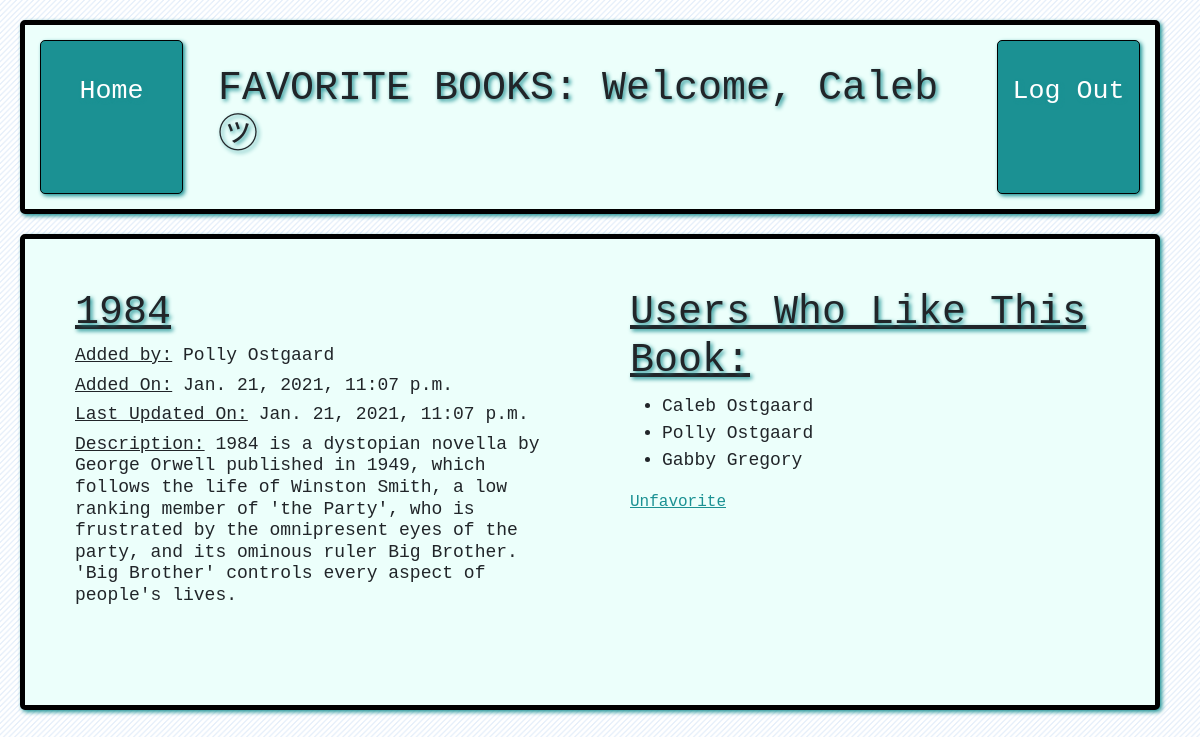
/books/4 (signed in), run on the app's committed database.
### main_app/models.py (models this page shows)
class User(models.Model):
    first_name = models.CharField(max_length=255)
    last_name = models.CharField(max_length=255)
    email = models.EmailField(max_length=255)
    password = models.CharField(max_length=255)
    created_at = models.DateTimeField(auto_now_add=True)
    updated_at = models.DateTimeField(auto_now=True)
    objects = UserManager()

class Book(models.Model):
    title = models.CharField(max_length=255)
    desc = models.TextField()
    uploaded_by = models.ForeignKey(User, related_name="books_uploaded", on_delete = models.CASCADE)
    users_who_like = models.ManyToManyField(User, related_name="liked_books")
    created_at = models.DateTimeField(auto_now_add=True)
    updated_at = models.DateTimeField(auto_now=True)
    objects = BookManager()

### main_app/views.py (the view)
# urls.py: path('books/<int:num>', views.view_book),
def view_book(request, num):
    this_book = Book.objects.get(id=num)
    user_id = int(request.session['user_id'])
    context = {
            "specified_user" : User.objects.get(id=user_id),
            "this_book": Book.objects.get(id=num),
            "all_the_users_who_liked": this_book.users_who_like.all(),
        }
    return render(request, "book_info.html", context)

### main_app/templates/book_info.html (shortened to what this page needs)
<!DOCTYPE html>
<html lang="en">
<head>
    <link href="https://cdn.jsdelivr.net/npm/bootstrap@5.0.0-beta1/dist/css/bootstrap.min.css" rel="stylesheet">
    {% load static %}
    <link rel="stylesheet" href="{% static 'css/book_info.css' %}">
</head>
<body>
    <div class="mycontainer">
        <a id="subhead" href="/books">Home</a>
        <div id="mainhead">
            <h1>FAVORITE BOOKS: Welcome, {{specified_user.first_name}} ㋡</h1>
        </div>
        <a id="subhead" href="/log_out">Log Out</a>
    </div>
    <div class="nextcontainer">
        <div id="mainbox">
            <div class="book_modules">
                {% if specified_user != this_book.uploaded_by %}
                <h1>{{this_book.title}}</h1>
                <h5><span class="underline">Added by:</span> {{this_book.uploaded_by.first_name}} {{this_book.uploaded_by.last_name}}</h5>
                <h5><span class="underline">Added On:</span> {{this_book.created_at}}</h5>
                <h5><span class="underline">Last Updated On:</span> {{this_book.updated_at}}</h5>
                <h5><span class="underline">Description:</span> {{this_book.desc}}</h5>
                {% endif %}
            </div>
            <div class="book_modules">
                <h1>Users Who Like This Book:</h1>
                <ul>
                    {% for user in all_the_users_who_liked %}
                    <li>{{user.first_name}} {{user.last_name}}</li>
                    {% endfor %}
                </ul>
                {% if specified_user in this_book.users_who_like.all %}
                <a href="/remove_from_favorites/{{this_book.id}}">Unfavorite</a>
                {% endif %}
            </div>
        </div>
    </div>
</body>
</html>

### main_app/static/css/book_info.css (style rules this page uses)
body { background-image: linear-gradient(135deg, #ffffff 37.50%, #e6effa 37.50%, #e6effa 50%, #ffffff 50%, #ffffff 87.50%, #e6effa 87.50%, #e6effa 100%); background-size: 5.66px 5.66px; font-family: 'Comic Sans MS', Courier, monospace; }
.mycontainer { text-shadow: 2px 2px 4px rgb(27, 145, 147); padding: 10px; width: 95%; background-color: rgb(236, 255, 251); border: black solid 5px; box-shadow: 2px 2px 4px rgb(27, 145, 147); border-radius: 5px; display: flex; margin: 20px; }
#mainhead { text-shadow: 2px 2px 4px rgb(27, 145, 147); padding: 10px; width: 80%; margin: 20px; display: flex; }
#subhead { text-shadow: 2px 2px 4px rgb(27, 145, 147); padding-top: 30px; width: 15%; box-shadow: 2px 2px 4px rgb(27, 145, 147); margin: 5px; text-align: center; background-color: rgb(27, 145, 147); color: white; box-shadow: 2px 2px 4px rgb(27, 145, 147); border-radius: 5px; border: black solid 1px; text-decoration: none; font-size: 20pt; }
.nextcontainer { padding: 10px; width: 95%; background-color: rgb(236, 255, 251); border: black solid 5px; box-shadow: 2px 2px 4px rgb(27, 145, 147); border-radius: 5px; margin: 20px; padding-bottom: 50px; }
.nextcontainer h5, li { font-size: 18px; }
.nextcontainer h1 { font-size: 40px; text-shadow: 2px 2px 4px rgb(27, 145, 147); text-decoration: underline; }
#mainbox { display: flex; }
a { color: rgb(27, 145, 147); }
.underline { text-decoration: underline; }
.book_modules { padding: 20px; width: 50%; margin: 20px; }

### data on the page
User: first_name "Caleb", last_name "Ostgaard"
Book: title "1984", uploaded_by.first_name "Polly", uploaded_by.last_name "Ostgaard", created_at "Jan. 21, 2021, 11:07 p.m.", updated_at "Jan. 21, 2021, 11:07 p.m.", desc "1984 is a dystopian novella by George Orwell published in 1949, which follows the life of Winston Smith, a low ranking member of 'the Party', who is frustrated by the omnipresent eyes of the party, and its ominous ruler Big Brother. 'Big Brother' controls every aspect of people's lives."
User: first_name "Polly", last_name "Ostgaard"
User: first_name "Gabby", last_name "Gregory"
